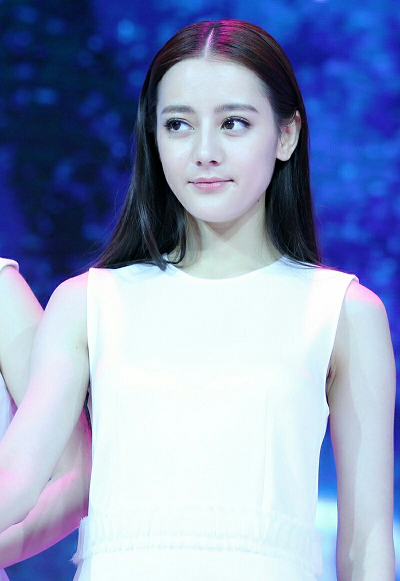
#> input picture opencv-python-for-primer/test/test.png, 400 x 581 px
$ python '05图像像素的算术操作.py'
#> lines starting #> are read from the running program, lines starting #| are printed output that depends on the picture
import cv2 as cv
import numpy as np

def math_demo():
    image = cv.imread("test/test.png")
#> image is the input picture: shape (581, 400, 3); mean B, G, R 189.6, 154.2, 139.9
    cv.imshow("input", image)

    blank = np.zeros_like(image)
    blank[:,:] = (50,50,50)

    # 进行四则运算
    # 图像的 大小 和 通道数 要保持一致
    # result = cv.add(image,blank)
    # result = cv.subtract(image,blank) # 减
    # result = cv.divide(image,blank) # 除
    result = cv.multiply(image,blank) # 乘
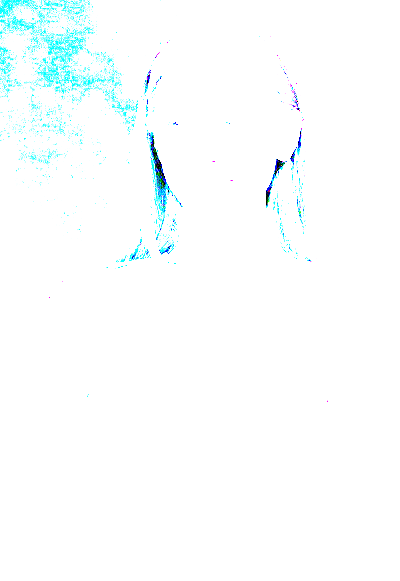
#> result: shape (581, 400, 3); mean B, G, R 254.7, 254.3, 250.2

    cv.imshow("result", result)
    cv.imshow("blank",blank)
    cv.waitKey(0)
    cv.destroyAllWindows()


if __name__ == "__main__":
    math_demo()
